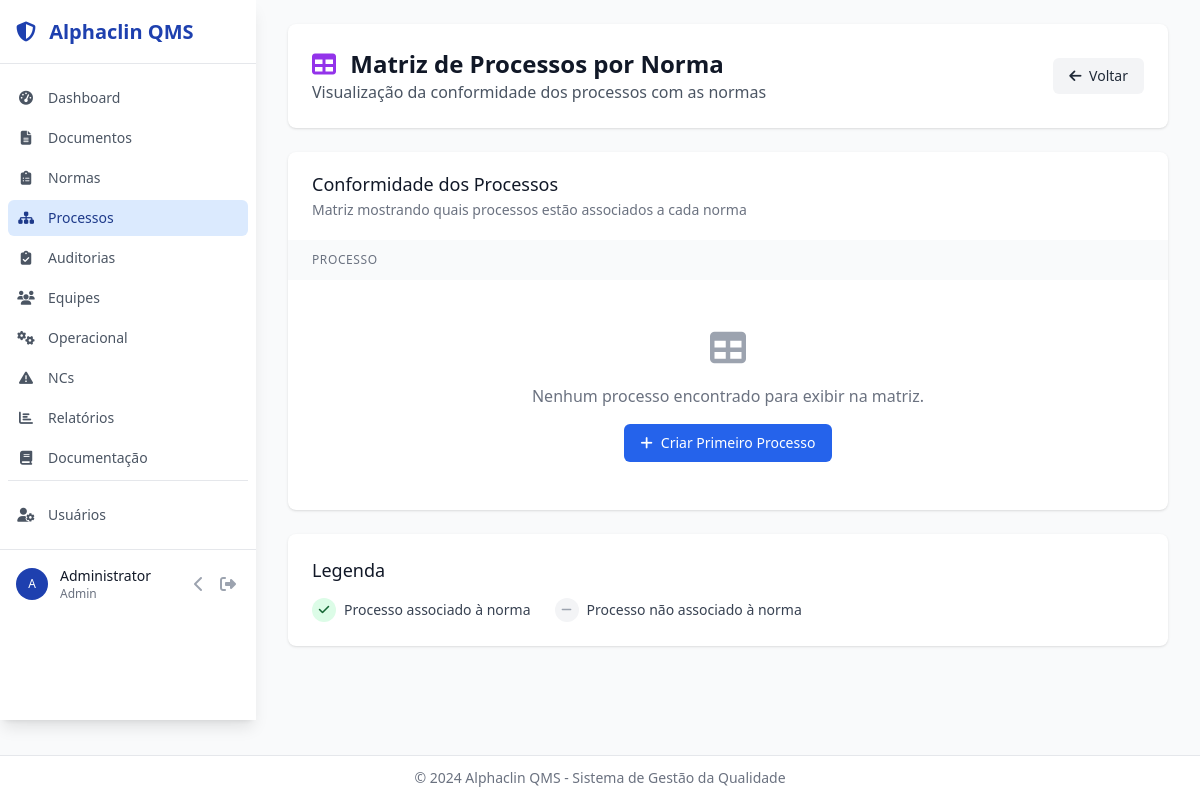
/processes/matrix (signed in), run on an earlier commit of the app's database.
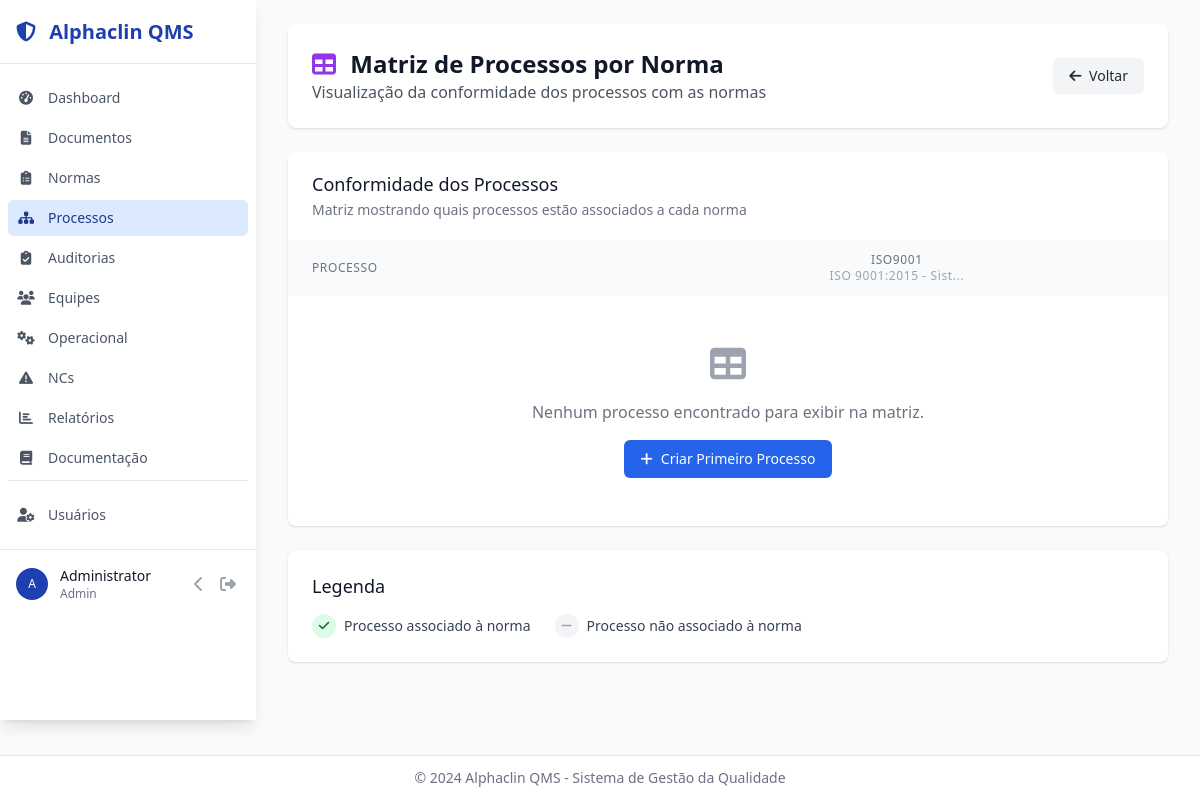
And on a later commit of the database.
### models.py (models this page shows)
class Norm(db.Model):
    __tablename__ = 'norms'
    id = db.Column(db.Integer, primary_key=True)
    name = db.Column(db.String(255), nullable=False)
    code = db.Column(db.String(100), unique=True, nullable=False)  # Ex: ISO9001, ONA, RDC
    description = db.Column(db.Text)
    version = db.Column(db.String(50))
    effective_date = db.Column(db.Date)
    review_date = db.Column(db.Date)
    is_active = db.Column(db.Boolean, default=True)
    created_at = db.Column(db.DateTime, default=datetime.utcnow)
    custom_fields = db.Column(db.JSON)

### blueprints/processes.py (the view, shortened to what this page needs)
@processes_bp.route('/matrix')
@login_required
def matrix():
    processes = Process.query.all()
    norms = Norm.query.filter_by(is_active=True).all()
    matrix_data = []
    return render_template('processes/matrix.html', matrix_data=matrix_data, norms=norms)

### templates/processes/matrix.html (shortened to what this page needs)
{% extends "base.html" %}
{% block content %}
<div class="space-y-6">
    <div class="bg-white shadow rounded-lg p-6">
        <div class="flex items-center justify-between">
            <div>
                <h1 class="text-2xl font-bold text-gray-900">
                    <i class="fas fa-table mr-2 text-purple-600"></i>
                    Matriz de Processos por Norma
                </h1>
                <p class="text-gray-600">Visualização da conformidade dos processos com as normas</p>
            </div>
            <div class="flex space-x-3">
                <a href="{{ url_for('processes.index') }}"
                   class="bg-gray-100 hover:bg-gray-200 text-gray-800 px-4 py-2 rounded-md text-sm font-medium transition-colors">
                    <i class="fas fa-arrow-left mr-1"></i> Voltar
                </a>
            </div>
        </div>
    </div>
    <div class="bg-white shadow rounded-lg overflow-hidden">
        <div class="px-4 py-5 sm:px-6">
            <h3 class="text-lg leading-6 font-medium text-gray-900">
                Conformidade dos Processos
            </h3>
            <p class="mt-1 max-w-2xl text-sm text-gray-500">
                Matriz mostrando quais processos estão associados a cada norma
            </p>
        </div>
        <div class="overflow-x-auto">
            <table class="min-w-full divide-y divide-gray-200">
                <thead class="bg-gray-50">
                    <tr>
                        <th scope="col" class="px-6 py-3 text-left text-xs font-medium text-gray-500 uppercase tracking-wider">
                            Processo
                        </th>
                        {% for norm in norms %}
                        <th scope="col" class="px-6 py-3 text-center text-xs font-medium text-gray-500 uppercase tracking-wider">
                            <div class="flex flex-col items-center">
                                <span>{{ norm.code }}</span>
                                <span class="text-xs text-gray-400 normal-case">{{ norm.name[:20] }}{% if norm.name|length > 20 %}...{% endif %}</span>
                            </div>
                        </th>
                        {% endfor %}
                    </tr>
                </thead>
            </table>
        </div>
        {% if not matrix_data %}
        <div class="text-center py-12">
            <i class="fas fa-table text-4xl text-gray-400 mb-4"></i>
            <p class="text-gray-500">Nenhum processo encontrado para exibir na matriz.</p>
            <a href="{{ url_for('processes.create') }}"
               class="mt-4 inline-flex items-center px-4 py-2 border border-transparent text-sm font-medium rounded-md text-white bg-blue-600 hover:bg-blue-700">
                <i class="fas fa-plus mr-2"></i>
                Criar Primeiro Processo
            </a>
        </div>
        {% endif %}
    </div>
    <div class="bg-white shadow rounded-lg p-6">
        <h3 class="text-lg leading-6 font-medium text-gray-900 mb-4">Legenda</h3>
        <div class="flex items-center space-x-6">
            <div class="flex items-center space-x-2">
                <span class="inline-flex items-center justify-center w-6 h-6 bg-green-100 text-green-800 rounded-full">
                    <i class="fas fa-check text-xs"></i>
                </span>
                <span class="text-sm text-gray-700">Processo associado à norma</span>
            </div>
            <div class="flex items-center space-x-2">
                <span class="inline-flex items-center justify-center w-6 h-6 bg-gray-100 text-gray-400 rounded-full">
                    <i class="fas fa-minus text-xs"></i>
                </span>
                <span class="text-sm text-gray-700">Processo não associado à norma</span>
            </div>
        </div>
    </div>
</div>
{% endblock %}

What changed in the data, as far as the page shows it:
added Norm: code "ISO9001", name "ISO 9001:2015 - Sist"
